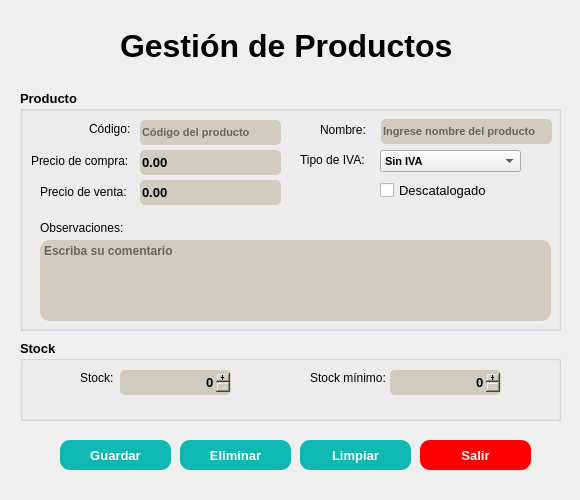
<?xml version="1.0" encoding="UTF-8"?>
<ui version="4.0">
 <class>frmProductos</class>
 <widget class="QMainWindow" name="frmProductos">
  <property name="geometry">
   <rect>
    <x>0</x>
    <y>0</y>
    <width>580</width>
    <height>500</height>
   </rect>
  </property>
  <property name="minimumSize">
   <size>
    <width>580</width>
    <height>500</height>
   </size>
  </property>
  <property name="windowTitle">
   <string>Gestión de miEmpresa - Productos</string>
  </property>
  <widget class="QWidget" name="centralwidget">
   <widget class="QLabel" name="label">
    <property name="geometry">
     <rect>
      <x>120</x>
      <y>20</y>
      <width>341</width>
      <height>51</height>
     </rect>
    </property>
    <property name="font">
     <font>
      <pointsize>24</pointsize>
      <weight>75</weight>
      <bold>true</bold>
     </font>
    </property>
    <property name="text">
     <string>Gestión de Productos</string>
    </property>
   </widget>
   <widget class="QGroupBox" name="groupBox">
    <property name="geometry">
     <rect>
      <x>20</x>
      <y>90</y>
      <width>541</width>
      <height>241</height>
     </rect>
    </property>
    <property name="font">
     <font>
      <pointsize>10</pointsize>
      <weight>75</weight>
      <italic>false</italic>
      <bold>true</bold>
     </font>
    </property>
    <property name="title">
     <string>Producto</string>
    </property>
    <widget class="QLabel" name="label_4">
     <property name="geometry">
      <rect>
       <x>69</x>
       <y>31</y>
       <width>41</width>
       <height>16</height>
      </rect>
     </property>
     <property name="font">
      <font>
       <pointsize>9</pointsize>
       <weight>50</weight>
       <bold>false</bold>
      </font>
     </property>
     <property name="text">
      <string>Código:</string>
     </property>
    </widget>
    <widget class="QLabel" name="label_5">
     <property name="geometry">
      <rect>
       <x>11</x>
       <y>63</y>
       <width>99</width>
       <height>16</height>
      </rect>
     </property>
     <property name="font">
      <font>
       <pointsize>9</pointsize>
       <weight>50</weight>
       <bold>false</bold>
      </font>
     </property>
     <property name="text">
      <string>Precio de compra:</string>
     </property>
    </widget>
    <widget class="QLineEdit" name="txtCodigo">
     <property name="geometry">
      <rect>
       <x>120</x>
       <y>30</y>
       <width>141</width>
       <height>25</height>
      </rect>
     </property>
     <property name="font">
      <font>
       <pointsize>8</pointsize>
      </font>
     </property>
     <property name="styleSheet">
      <string notr="true">background-color:#d1ccc0;
border-radius:5px;</string>
     </property>
     <property name="placeholderText">
      <string>Código del producto</string>
     </property>
    </widget>
    <widget class="QTextEdit" name="txtObservaciones">
     <property name="geometry">
      <rect>
       <x>20</x>
       <y>150</y>
       <width>511</width>
       <height>81</height>
      </rect>
     </property>
     <property name="font">
      <font>
       <pointsize>9</pointsize>
      </font>
     </property>
     <property name="styleSheet">
      <string notr="true">background-color:#d1ccc0;
border-radius:10px;</string>
     </property>
     <property name="placeholderText">
      <string>Escriba su comentario</string>
     </property>
    </widget>
    <widget class="QLabel" name="label_13">
     <property name="geometry">
      <rect>
       <x>20</x>
       <y>130</y>
       <width>91</width>
       <height>16</height>
      </rect>
     </property>
     <property name="font">
      <font>
       <pointsize>9</pointsize>
       <weight>50</weight>
       <bold>false</bold>
      </font>
     </property>
     <property name="text">
      <string>Observaciones:</string>
     </property>
    </widget>
    <widget class="QLabel" name="label_22">
     <property name="geometry">
      <rect>
       <x>20</x>
       <y>94</y>
       <width>90</width>
       <height>16</height>
      </rect>
     </property>
     <property name="font">
      <font>
       <pointsize>9</pointsize>
       <weight>50</weight>
       <bold>false</bold>
      </font>
     </property>
     <property name="text">
      <string>Precio de venta:</string>
     </property>
    </widget>
    <widget class="QLabel" name="label_23">
     <property name="geometry">
      <rect>
       <x>280</x>
       <y>60</y>
       <width>71</width>
       <height>20</height>
      </rect>
     </property>
     <property name="font">
      <font>
       <pointsize>9</pointsize>
       <weight>50</weight>
       <bold>false</bold>
      </font>
     </property>
     <property name="text">
      <string>Tipo de IVA:</string>
     </property>
    </widget>
    <widget class="QComboBox" name="comboTipoIVA">
     <property name="geometry">
      <rect>
       <x>360</x>
       <y>60</y>
       <width>141</width>
       <height>22</height>
      </rect>
     </property>
     <property name="font">
      <font>
       <pointsize>8</pointsize>
      </font>
     </property>
     <property name="styleSheet">
      <string notr="true"/>
     </property>
     <item>
      <property name="text">
       <string>Sin IVA</string>
      </property>
     </item>
     <item>
      <property name="text">
       <string>21% : IVA General</string>
      </property>
     </item>
     <item>
      <property name="text">
       <string>10% : IVA Reducido</string>
      </property>
     </item>
     <item>
      <property name="text">
       <string>4% : IVA Superreducido</string>
      </property>
     </item>
     <item>
      <property name="text">
       <string>Otro</string>
      </property>
     </item>
    </widget>
    <widget class="QCheckBox" name="chbDescatalogado">
     <property name="geometry">
      <rect>
       <x>360</x>
       <y>90</y>
       <width>111</width>
       <height>21</height>
      </rect>
     </property>
     <property name="font">
      <font>
       <weight>50</weight>
       <bold>false</bold>
      </font>
     </property>
     <property name="toolTip">
      <string>Aplica algún tipo de recargo</string>
     </property>
     <property name="text">
      <string>Descatalogado</string>
     </property>
    </widget>
    <widget class="QDoubleSpinBox" name="spinBoxPrecio">
     <property name="geometry">
      <rect>
       <x>120</x>
       <y>60</y>
       <width>141</width>
       <height>25</height>
      </rect>
     </property>
     <property name="styleSheet">
      <string notr="true">background-color:#d1ccc0;
border-radius:5px;</string>
     </property>
     <property name="wrapping">
      <bool>false</bool>
     </property>
     <property name="frame">
      <bool>true</bool>
     </property>
     <property name="buttonSymbols">
      <enum>QAbstractSpinBox::NoButtons</enum>
     </property>
     <property name="maximum">
      <double>99999.990000000005239</double>
     </property>
    </widget>
    <widget class="QDoubleSpinBox" name="spinBoxPVP">
     <property name="geometry">
      <rect>
       <x>120</x>
       <y>90</y>
       <width>141</width>
       <height>25</height>
      </rect>
     </property>
     <property name="styleSheet">
      <string notr="true">background-color:#d1ccc0;
border-radius:5px;</string>
     </property>
     <property name="buttonSymbols">
      <enum>QAbstractSpinBox::NoButtons</enum>
     </property>
     <property name="prefix">
      <string/>
     </property>
     <property name="maximum">
      <double>999999.989999999990687</double>
     </property>
     <property name="value">
      <double>0.000000000000000</double>
     </property>
    </widget>
    <widget class="QLineEdit" name="txtNombre">
     <property name="geometry">
      <rect>
       <x>361</x>
       <y>29</y>
       <width>171</width>
       <height>25</height>
      </rect>
     </property>
     <property name="font">
      <font>
       <pointsize>8</pointsize>
      </font>
     </property>
     <property name="styleSheet">
      <string notr="true">background-color:#d1ccc0;
border-radius:5px;</string>
     </property>
     <property name="placeholderText">
      <string>Ingrese nombre del producto</string>
     </property>
    </widget>
    <widget class="QLabel" name="label_6">
     <property name="geometry">
      <rect>
       <x>300</x>
       <y>30</y>
       <width>51</width>
       <height>20</height>
      </rect>
     </property>
     <property name="font">
      <font>
       <pointsize>9</pointsize>
       <weight>50</weight>
       <bold>false</bold>
      </font>
     </property>
     <property name="text">
      <string>Nombre:</string>
     </property>
    </widget>
   </widget>
   <widget class="QGroupBox" name="groupBox_2">
    <property name="geometry">
     <rect>
      <x>20</x>
      <y>340</y>
      <width>541</width>
      <height>81</height>
     </rect>
    </property>
    <property name="font">
     <font>
      <pointsize>10</pointsize>
      <weight>75</weight>
      <italic>false</italic>
      <bold>true</bold>
     </font>
    </property>
    <property name="title">
     <string>Stock</string>
    </property>
    <widget class="QLabel" name="label_24">
     <property name="geometry">
      <rect>
       <x>60</x>
       <y>30</y>
       <width>35</width>
       <height>16</height>
      </rect>
     </property>
     <property name="font">
      <font>
       <pointsize>9</pointsize>
       <weight>50</weight>
       <bold>false</bold>
      </font>
     </property>
     <property name="text">
      <string>Stock:</string>
     </property>
    </widget>
    <widget class="QLabel" name="label_26">
     <property name="geometry">
      <rect>
       <x>290</x>
       <y>30</y>
       <width>77</width>
       <height>16</height>
      </rect>
     </property>
     <property name="font">
      <font>
       <pointsize>9</pointsize>
       <weight>50</weight>
       <bold>false</bold>
      </font>
     </property>
     <property name="text">
      <string>Stock mínimo:</string>
     </property>
    </widget>
    <widget class="QDoubleSpinBox" name="spinBoxStock">
     <property name="geometry">
      <rect>
       <x>100</x>
       <y>30</y>
       <width>111</width>
       <height>25</height>
      </rect>
     </property>
     <property name="layoutDirection">
      <enum>Qt::LeftToRight</enum>
     </property>
     <property name="styleSheet">
      <string notr="true">background-color:#d1ccc0;
border-radius:5px;</string>
     </property>
     <property name="inputMethodHints">
      <set>Qt::ImhDigitsOnly</set>
     </property>
     <property name="wrapping">
      <bool>false</bool>
     </property>
     <property name="frame">
      <bool>true</bool>
     </property>
     <property name="alignment">
      <set>Qt::AlignRight|Qt::AlignTrailing|Qt::AlignVCenter</set>
     </property>
     <property name="buttonSymbols">
      <enum>QAbstractSpinBox::PlusMinus</enum>
     </property>
     <property name="showGroupSeparator" stdset="0">
      <bool>false</bool>
     </property>
     <property name="decimals">
      <number>0</number>
     </property>
     <property name="maximum">
      <double>1000000.000000000000000</double>
     </property>
    </widget>
    <widget class="QDoubleSpinBox" name="spinBoxStockMinimo">
     <property name="geometry">
      <rect>
       <x>370</x>
       <y>30</y>
       <width>111</width>
       <height>25</height>
      </rect>
     </property>
     <property name="layoutDirection">
      <enum>Qt::LeftToRight</enum>
     </property>
     <property name="styleSheet">
      <string notr="true">background-color:#d1ccc0;
border-radius:5px;</string>
     </property>
     <property name="inputMethodHints">
      <set>Qt::ImhDigitsOnly</set>
     </property>
     <property name="wrapping">
      <bool>false</bool>
     </property>
     <property name="frame">
      <bool>true</bool>
     </property>
     <property name="alignment">
      <set>Qt::AlignRight|Qt::AlignTrailing|Qt::AlignVCenter</set>
     </property>
     <property name="buttonSymbols">
      <enum>QAbstractSpinBox::PlusMinus</enum>
     </property>
     <property name="showGroupSeparator" stdset="0">
      <bool>false</bool>
     </property>
     <property name="decimals">
      <number>0</number>
     </property>
     <property name="maximum">
      <double>1000000.000000000000000</double>
     </property>
    </widget>
   </widget>
   <widget class="QPushButton" name="btnGuardar">
    <property name="geometry">
     <rect>
      <x>60</x>
      <y>440</y>
      <width>111</width>
      <height>30</height>
     </rect>
    </property>
    <property name="font">
     <font>
      <pointsize>10</pointsize>
      <weight>75</weight>
      <bold>true</bold>
     </font>
    </property>
    <property name="styleSheet">
     <string notr="true">background:#0fb9b1;
color:white;
border-radius:10px;</string>
    </property>
    <property name="text">
     <string>Guardar</string>
    </property>
   </widget>
   <widget class="QPushButton" name="btnSalir">
    <property name="geometry">
     <rect>
      <x>420</x>
      <y>440</y>
      <width>111</width>
      <height>30</height>
     </rect>
    </property>
    <property name="font">
     <font>
      <pointsize>10</pointsize>
      <weight>75</weight>
      <bold>true</bold>
     </font>
    </property>
    <property name="styleSheet">
     <string notr="true">background:#F00;
color:white;
border-radius:10px;</string>
    </property>
    <property name="text">
     <string>Salir</string>
    </property>
   </widget>
   <widget class="QPushButton" name="btnLimpiar">
    <property name="geometry">
     <rect>
      <x>300</x>
      <y>440</y>
      <width>111</width>
      <height>30</height>
     </rect>
    </property>
    <property name="font">
     <font>
      <pointsize>10</pointsize>
      <weight>75</weight>
      <bold>true</bold>
     </font>
    </property>
    <property name="styleSheet">
     <string notr="true">background:#0fb9b1;
color:white;
border-radius:10px;</string>
    </property>
    <property name="text">
     <string>Limpiar</string>
    </property>
   </widget>
   <widget class="QPushButton" name="btnEliminar">
    <property name="geometry">
     <rect>
      <x>180</x>
      <y>440</y>
      <width>111</width>
      <height>30</height>
     </rect>
    </property>
    <property name="font">
     <font>
      <pointsize>10</pointsize>
      <weight>75</weight>
      <bold>true</bold>
     </font>
    </property>
    <property name="styleSheet">
     <string notr="true">background:#0fb9b1;
color:white;
border-radius:10px;</string>
    </property>
    <property name="text">
     <string>Eliminar</string>
    </property>
   </widget>
  </widget>
 </widget>
 <tabstops>
  <tabstop>txtCodigo</tabstop>
  <tabstop>txtNombre</tabstop>
  <tabstop>spinBoxPrecio</tabstop>
  <tabstop>spinBoxPVP</tabstop>
  <tabstop>comboTipoIVA</tabstop>
  <tabstop>chbDescatalogado</tabstop>
  <tabstop>txtObservaciones</tabstop>
  <tabstop>spinBoxStock</tabstop>
  <tabstop>spinBoxStockMinimo</tabstop>
  <tabstop>btnGuardar</tabstop>
  <tabstop>btnEliminar</tabstop>
  <tabstop>btnLimpiar</tabstop>
  <tabstop>btnSalir</tabstop>
 </tabstops>
 <resources/>
 <connections/>
</ui>
